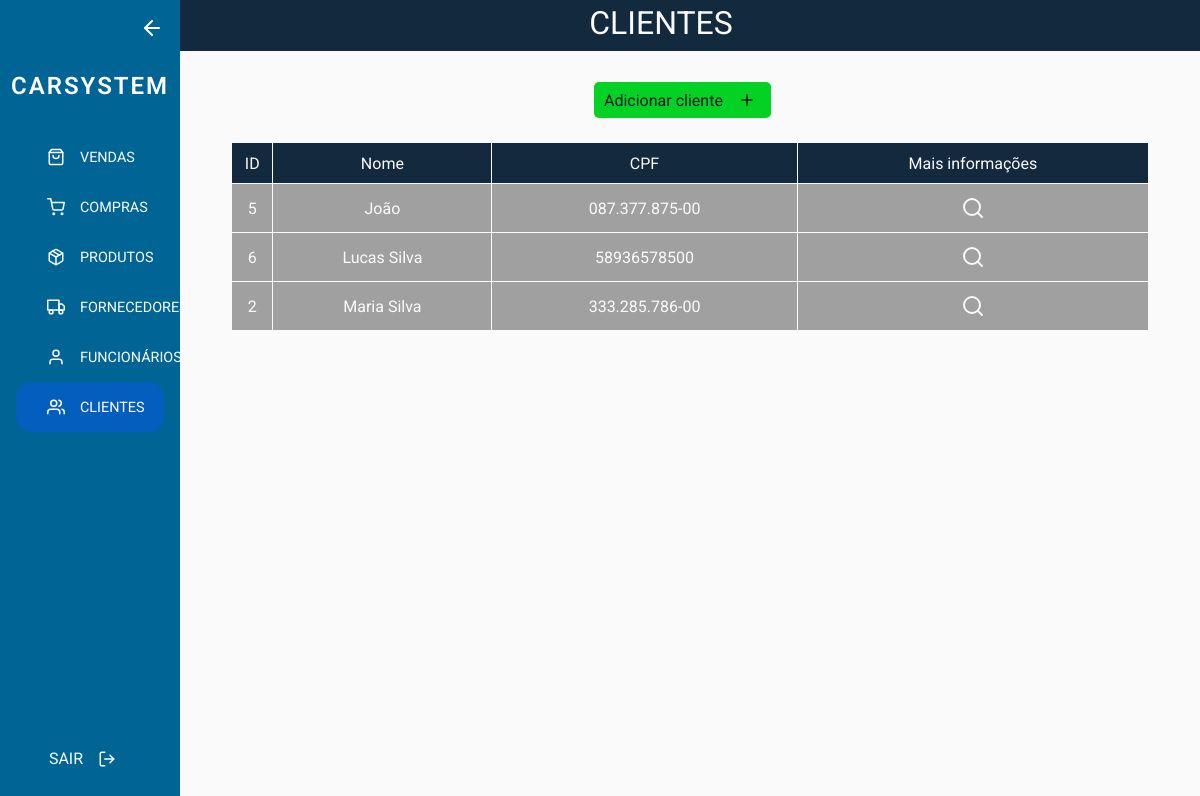
/client (signed in), run on the app's committed database.
### tables this page shows
CREATE TABLE `cliente` (
  `id` int(11) NOT NULL,
  `nome` varchar(50) NOT NULL,
  `cpf` varchar(14) NOT NULL,
  `endereco` varchar(80) DEFAULT NULL,
  `telefone` varchar(15) DEFAULT NULL,
  `dataNascimento` date DEFAULT NULL,
  `created` timestamp NOT NULL DEFAULT current_timestamp(),
  `edited` datetime DEFAULT NULL
);

### src/Controllers/ClientController.php (called while the page is built, shortened)
<?php
    class ClientController{
        public function show(){
            $client = new ClientModel();
            $params['clients'] = $client->getAllClients();
            $client = new ClientView($params);
        }
    }
?>

### routes/routes.php (called while the page is built, shortened)
<?php
    require_once('app.php');
    Route::run();
?>

### index.php (called while the page is built, shortened)
<?php
    require_once('routes/routes.php');
?>

### src/database/DB.php (called while the page is built, shortened)
<?php
class DB
{
  private static $db;
  public function __construct()
  {
    $env = parse_ini_file('env.ini');
    self::$db = new PDO('mysql:host=' . $env['DB_HOST'] . ';dbname=' . $env['DB_DATABASE'], $env['DB_USERNAME'], $env['DB_PASSWORD'], array(PDO::MYSQL_ATTR_INIT_COMMAND => "SET NAMES utf8"));
    self::$db->setAttribute(PDO::ATTR_ERRMODE, PDO::ERRMODE_EXCEPTION);
    self::$db->setAttribute(PDO::ATTR_ORACLE_NULLS, PDO::NULL_EMPTY_STRING);
  }
  public static function getAll($sql)
  {
    $execute = self::$db->prepare($sql);
    $execute->execute();
    return $execute->fetchAll(PDO::FETCH_ASSOC);
  }
}

### src/Models/ClientModel.php (called while the page is built, shortened)
<?php
    class ClientModel extends DB{
        public function getAllClients(){
            $sql = "SELECT * FROM Cliente ORDER BY nome ASC;";
            return DB::getAll($sql);
        }
    }
?>

### src/Views/ClientView.php (the view, shortened to what this page needs)
<?php
    class ClientView{
        public function __construct($params){
?>
            <!DOCTYPE html>
            <html lang="pt-BR">
            <head>
                <link rel="stylesheet" href="/public/css/client.css">
            </head>
            <body>
            <?php include "components/Sidebar.php" ?>
            <main>
            <header>
                <div class="header-conteudo">
                    <h1>CLIENTES</h1>
                </div>
            </header>
            <div class="botoesDireito">
                    <a href="/add/client" class="btnAdd">Adicionar cliente<i data-feather="plus"></i></a>
                </div>
            <div class="content">
                <table class="tabela-consulta">
                    <thead>
                        <tr>
                            <td>ID</td>
                            <td>Nome</td>
                            <td>CPF</td>
                            <td>Mais informações</td>
                        </tr>
                    </thead>
                    <tbody>
                        <?php
                            foreach($params['clients'] as $client){ ?>
                            <tr>
                                <td><?php echo $client['id']; ?></td>
                                <td><?php echo $client['nome']; ?></td>
                                <td><?php echo $client['cpf']; ?></td>
                                <td><button type="button" class="abrir-modal" onclick="consultarCliente(<?php echo $client['id']; ?>)">
                                    <i data-feather="search"></i></button>
                                </td>
                            </tr>
                        <?php } ?>
                    </tbody>
                </table>
            </div>
            </main>
            </body>
            </html>
        <?php }
    }
?>

### routes/app.php (shortened to what this page needs)
<?php
    class Route{
        private static $routes = [];
        public static function get($route, $controller, $method = 'GET'){
            array_push(self::$routes, array(
                'route' => explode(':', $route)[0],
                'controller' => explode('@',$controller)[0],
                'function' => explode('@',$controller)[1],
                'method' => $method,
                'params' => $_REQUEST
            ));
        }
        public static function post($route, $controller, $method = 'POST'){
            array_push(self::$routes, array(
                'route' => $route,
                'controller' => explode('@',$controller)[0],
                'function' => explode('@',$controller)[1],
                'method' => $method,
                'params' => $_POST
            ));
        }
        public static function run($basepath = '/'){
            $parsed_url = parse_url($_SERVER['REQUEST_URI']);
            $method = $_SERVER['REQUEST_METHOD'];
            if(isset($parsed_url['path'])){
                $url = explode('&',$parsed_url['path'])[0];
            }else{
                $url = '/';
            }
            foreach(self::$routes as $route){
                if($route['route'] == $url){
                    if($route['method'] != $method){
                        header("HTTP/1.0 405 Method Not Allowed");
                    }else{
                        $function = $route['function'];
                        $controller = new $controller();
                        $controller->$function($route['params']);
                    }
                }
            }
        }
    }
?>

### public/css/global.css (style rules this page uses)
:root { --preto: #0d1a25; --verde: #03D124; --branco: #FAFAFA; --cinza: #BBBBBB; --cinza-escuro: #006494; --cinza-claro: #a0a0a0; --laranja: #006494; --azul: #006494; --azul-escuro: #006494; }
* { margin: 0; padding: 0; box-sizing: border-box; outline: none; font-family: "Roboto", sans-serif; }
body { display: flex; align-items: center; justify-content: center; background-color: var(--branco); width: 100vw; height: 100vh; }
main { width: 100vw; height: 100vh; display: flex; flex-direction: column; align-items: center; overflow-y: scroll; margin-bottom: 10px; }
main header { display: grid; height: 7vh; width: 100%; padding: 0; margin-bottom: 25px; background-color: #13293D; }
main header h1 { color: var(--branco); font-size: 4vh; font-weight: 400; }
main .content { width: 90%; }
button { cursor: pointer; }
.botoesDireito { display: flex; align-items: center; width: 100%; height: 4vw; justify-content: space-around; }
.btnAdd { background-color: #03D124; text-decoration: none; color: var(--preto); display: flex; align-items: center; border-radius: 5px; height: 3vw; padding-left: 1%; margin-right: 1.5%; }
.tabela-consulta { width: 100%; max-width: 100%; color: var(--branco); margin-top: 2%; border-spacing: 1; text-align: center; overflow-y: scroll; }
.tabela-consulta thead tr { font-weight: 400; height: 5vh; width: 12%; background: #13293D; }
.tabela-consulta tbody { overflow-y: scroll; }
.tabela-consulta tbody td { font-weight: 400; height: 4vw; text-align: center; background-color: #a0a0a0; }
main header .header-conteudo { padding-right: 20vh; }

### public/css/client.css (style rules this page uses)
main header { grid-template-columns: 10% 1fr; }
main header .header-conteudo { display: flex; padding-right: 5vw; justify-content: center; align-items: center; }
.abrir-modal { color: var(--branco); background-color: var(--cinza-claro); border-radius: 5px; border: none; height: 2vw; width: 2.5vw; cursor: pointer; }

### public/css/sidebar.css (style rules this page uses)
a svg { height: 1.5vw; margin: 0 1vw; }

### data on the page
cliente: id "5", nome "João", cpf "087.377.875-00"
cliente: id "6", nome "Lucas Silva", cpf "58936578500"
cliente: id "2", nome "Maria Silva", cpf "333.285.786-00"
